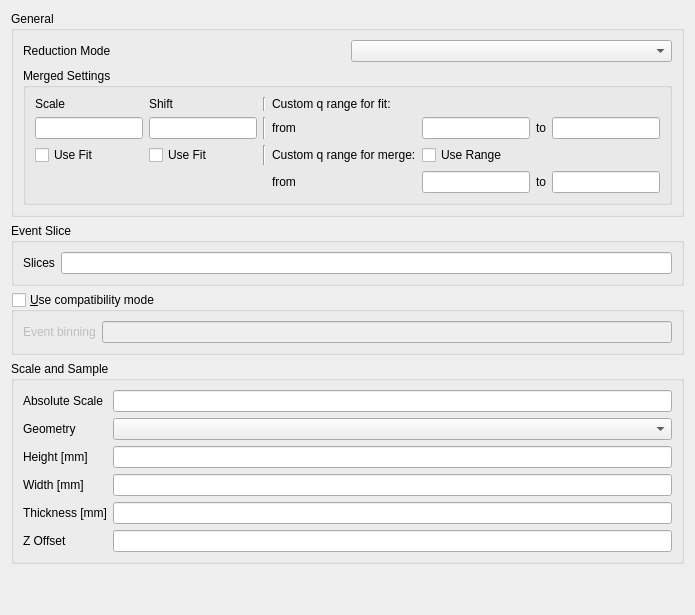
            <widget class="QWidget" name="general_tab">
             <attribute name="title">
              <string>General, Scale, Event Slice, Sample</string>
             </attribute>
             <layout class="QHBoxLayout" name="horizontalLayout_3">
              <item>
               <layout class="QHBoxLayout" name="general_tab_horizontal_layout">
                <item>
                 <layout class="QVBoxLayout" name="general_tab_left_layout">
                  <item>
                   <widget class="QGroupBox" name="general_group_box">
                    <property name="title">
                     <string>General</string>
                    </property>
                    <layout class="QVBoxLayout" name="verticalLayout_5">
                     <item>
                      <layout class="QVBoxLayout" name="general_vertical_layout">
                       <item>
                        <layout class="QGridLayout" name="general_grid">
                         <item row="0" column="0">
                          <widget class="QLabel" name="reduction_mode_label">
                           <property name="toolTip">
                            <string>&lt;html&gt;&lt;head/&gt;&lt;body&gt;&lt;p&gt;The reduction mode. This can be either of the banks of your instrument. In the case of two banks there is also the &lt;span style=&quot; font-style:italic;&quot;&gt;Merged&lt;/span&gt; and &lt;span style=&quot; font-style:italic;&quot;&gt;All&lt;/span&gt; mode. &lt;span style=&quot; font-style:italic;&quot;&gt;Merged&lt;/span&gt; mode stitches the reductions from two banks together. &lt;span style=&quot; font-style:italic;&quot;&gt;All&lt;/span&gt; mode reduces both banks.&lt;/p&gt;&lt;p&gt;Note that by default the entries are &lt;span style=&quot; font-style:italic;&quot;&gt;LAB&lt;/span&gt;, &lt;span style=&quot; font-style:italic;&quot;&gt;HAB&lt;/span&gt;, &lt;span style=&quot; font-style:italic;&quot;&gt;Merged&lt;/span&gt;, &lt;span style=&quot; font-style:italic;&quot;&gt;All&lt;/span&gt;. Once you have specifed data in the batch table, the entry names will be updated to reflect the naming of your instrument.&lt;/p&gt;&lt;/body&gt;&lt;/html&gt;</string>
                           </property>
                           <property name="text">
                            <string>Reduction Mode</string>
                           </property>
                          </widget>
                         </item>
                         <item row="0" column="1">
                          <widget class="QComboBox" name="reduction_mode_combo_box">
                           <property name="toolTip">
                            <string>&lt;html&gt;&lt;head/&gt;&lt;body&gt;&lt;p&gt;The reduction mode. This can be either of the banks of your instrument. In the case of two banks there is also the &lt;span style=&quot; font-style:italic;&quot;&gt;Merged&lt;/span&gt; and &lt;span style=&quot; font-style:italic;&quot;&gt;All&lt;/span&gt; mode. &lt;span style=&quot; font-style:italic;&quot;&gt;Merged&lt;/span&gt; mode stitches the reductions from two banks together. &lt;span style=&quot; font-style:italic;&quot;&gt;All&lt;/span&gt; mode reduces both banks.&lt;/p&gt;&lt;p&gt;Note that by default the entries are &lt;span style=&quot; font-style:italic;&quot;&gt;LAB&lt;/span&gt;, &lt;span style=&quot; font-style:italic;&quot;&gt;HAB&lt;/span&gt;, &lt;span style=&quot; font-style:italic;&quot;&gt;Merged&lt;/span&gt;, &lt;span style=&quot; font-style:italic;&quot;&gt;All&lt;/span&gt;. Once you have specifed data in the batch table, the entry names will be updated to reflect the naming of your instrument.&lt;/p&gt;&lt;/body&gt;&lt;/html&gt;</string>
                           </property>
                          </widget>
                         </item>
                        </layout>
                       </item>
                      </layout>
                     </item>
                     <item>
                      <widget class="QGroupBox" name="merged_settings">
                       <property name="toolTip">
                        <string>&lt;html&gt;&lt;head/&gt;&lt;body&gt;&lt;p&gt;Settings for a merged reduction.&lt;/p&gt;&lt;/body&gt;&lt;/html&gt;</string>
                       </property>
                       <property name="title">
                        <string>Merged Settings</string>
                       </property>
                       <layout class="QGridLayout" name="gridLayout_12">
                        <item row="1" column="0">
                         <widget class="QLineEdit" name="merged_scale_line_edit">
                          <property name="toolTip">
                           <string>&lt;html&gt;&lt;head/&gt;&lt;body&gt;&lt;p&gt;Scale which is used when merging two workspaces.&lt;/p&gt;&lt;/body&gt;&lt;/html&gt;</string>
                          </property>
                         </widget>
                        </item>
                        <item row="0" column="0">
                         <widget class="QLabel" name="merged_scale_label">
                          <property name="text">
                           <string>Scale</string>
                          </property>
                         </widget>
                        </item>
                        <item row="0" column="1">
                         <widget class="QLabel" name="merged_shift_label">
                          <property name="text">
                           <string>Shift</string>
                          </property>
                         </widget>
                        </item>
                        <item row="1" column="1">
                         <widget class="QLineEdit" name="merged_shift_line_edit">
                          <property name="toolTip">
                           <string>&lt;html&gt;&lt;head/&gt;&lt;body&gt;&lt;p&gt;Shift which is used when merging two workspaces.&lt;/p&gt;&lt;/body&gt;&lt;/html&gt;</string>
                          </property>
                         </widget>
                        </item>
                        <item row="1" column="4">
                         <widget class="QLineEdit" name="merged_q_range_start_line_edit">
                          <property name="toolTip">
                           <string>&lt;html&gt;&lt;head/&gt;&lt;body&gt;&lt;p&gt;Lower bound  of a custom q range. If none is specified, then the full range is used.&lt;/p&gt;&lt;/body&gt;&lt;/html&gt;</string>
                          </property>
                         </widget>
                        </item>
                        <item row="1" column="6">
                         <widget class="QLineEdit" name="merged_q_range_stop_line_edit">
                          <property name="toolTip">
                           <string>&lt;html&gt;&lt;head/&gt;&lt;body&gt;&lt;p&gt;Upper bound  of a custom q range. If none is specified, then the full range is used.&lt;/p&gt;&lt;/body&gt;&lt;/html&gt;</string>
                          </property>
                         </widget>
                        </item>
                        <item row="2" column="2">
                         <widget class="Line" name="line_5">
                          <property name="orientation">
                           <enum>Qt::Vertical</enum>
                          </property>
                         </widget>
                        </item>
                        <item row="0" column="2">
                         <widget class="Line" name="line_3">
                          <property name="orientation">
                           <enum>Qt::Vertical</enum>
                          </property>
                         </widget>
                        </item>
                        <item row="1" column="2">
                         <widget class="Line" name="line_4">
                          <property name="orientation">
                           <enum>Qt::Vertical</enum>
                          </property>
                         </widget>
                        </item>
                        <item row="2" column="0">
                         <widget class="QCheckBox" name="merged_scale_use_fit_check_box">
                          <property name="toolTip">
                           <string>&lt;html&gt;&lt;head/&gt;&lt;body&gt;&lt;p&gt;If checked hten the scale will be fit during the merge operation.&lt;/p&gt;&lt;/body&gt;&lt;/html&gt;</string>
                          </property>
                          <property name="text">
                           <string>Use Fit</string>
                          </property>
                         </widget>
                        </item>
                        <item row="2" column="1">
                         <widget class="QCheckBox" name="merged_shift_use_fit_check_box">
                          <property name="toolTip">
                           <string>&lt;html&gt;&lt;head/&gt;&lt;body&gt;&lt;p&gt;If checked hten the shift will be fit during the merge operation.&lt;/p&gt;&lt;/body&gt;&lt;/html&gt;</string>
                          </property>
                          <property name="text">
                           <string>Use Fit</string>
                          </property>
                         </widget>
                        </item>
                        <item row="1" column="3">
                         <widget class="QLabel" name="label_3">
                          <property name="text">
                           <string>from</string>
                          </property>
                         </widget>
                        </item>
                        <item row="1" column="5">
                         <widget class="QLabel" name="label_4">
                          <property name="text">
                           <string>to</string>
                          </property>
                         </widget>
                        </item>
                        <item row="0" column="3" colspan="2">
                         <widget class="QLabel" name="label">
                          <property name="text">
                           <string>Custom q range for fit:</string>
                          </property>
                         </widget>
                        </item>
                        <item row="2" column="3">
                         <widget class="QLabel" name="label_2">
                          <property name="text">
                           <string>Custom q range for merge:</string>
                          </property>
                         </widget>
                        </item>
                        <item row="3" column="6">
                         <widget class="QLineEdit" name="merged_max_line_edit"/>
                        </item>
                        <item row="3" column="5">
                         <widget class="QLabel" name="label_5">
                          <property name="text">
                           <string>to</string>
                          </property>
                         </widget>
                        </item>
                        <item row="3" column="4">
                         <widget class="QLineEdit" name="merged_min_line_edit"/>
                        </item>
                        <item row="3" column="3">
                         <widget class="QLabel" name="label_6">
                          <property name="text">
                           <string>from</string>
                          </property>
                         </widget>
                        </item>
                        <item row="2" column="4">
                         <widget class="QCheckBox" name="merge_mask_check_box">
                          <property name="text">
                           <string>Use Range</string>
                          </property>
                         </widget>
                        </item>
                       </layout>
                      </widget>
                     </item>
                    </layout>
                   </widget>
                  </item>
                  <item>
                   <widget class="QGroupBox" name="slice_event_group_box">
                    <property name="toolTip">
                     <string>&lt;html&gt;&lt;head/&gt;&lt;body&gt;&lt;p&gt;In the case of data which was measured in event-mode, it is possible to perform time-of-flight slices of the data and reduce these separately.&lt;/p&gt;&lt;p&gt;Input can be:&lt;/p&gt;&lt;p&gt;-&lt;span style=&quot; font-style:italic;&quot;&gt; start:step:stop&lt;/span&gt; specifies time slices from the &lt;span style=&quot; font-style:italic;&quot;&gt;start&lt;/span&gt; value to the &lt;span style=&quot; font-style:italic;&quot;&gt;stop &lt;/span&gt;value in steps of &lt;span style=&quot; font-style:italic;&quot;&gt;step&lt;/span&gt;&lt;/p&gt;&lt;p&gt;- &lt;span style=&quot; font-style:italic;&quot;&gt;start-stop &lt;/span&gt;which specifies a time slice from the &lt;span style=&quot; font-style:italic;&quot;&gt;start&lt;/span&gt; value to the &lt;span style=&quot; font-style:italic;&quot;&gt;stop&lt;/span&gt; value&lt;/p&gt;&lt;p&gt;- &lt;span style=&quot; font-style:italic;&quot;&gt;&amp;gt;start&lt;/span&gt; specifies a slice from the &lt;span style=&quot; font-style:italic;&quot;&gt;start &lt;/span&gt;value to the end of the data set&lt;/p&gt;&lt;p&gt;- &lt;span style=&quot; font-style:italic;&quot;&gt;&amp;lt;stop&lt;/span&gt; specifes a slcie from teh start of the data set to the &lt;span style=&quot; font-style:italic;&quot;&gt;stop &lt;/span&gt;value&lt;/p&gt;&lt;p&gt;In addition it is possible to concatenate these specifications useing comma-separation. An example is:&lt;/p&gt;&lt;p&gt;&lt;span style=&quot; font-style:italic;&quot;&gt;5-10,12:2:16,20-30&lt;/span&gt;&lt;/p&gt;&lt;/body&gt;&lt;/html&gt;</string>
                    </property>
                    <property name="title">
                     <string>Event Slice</string>
                    </property>
                    <layout class="QGridLayout" name="gridLayout_2">
                     <item row="0" column="0">
                      <layout class="QGridLayout" name="slice_event_grid_layout">
                       <item row="0" column="0">
                        <widget class="QLabel" name="slice_event_label">
                         <property name="text">
                          <string>Slices</string>
                         </property>
                        </widget>
                       </item>
                       <item row="0" column="1">
                        <widget class="QLineEdit" name="slice_event_line_edit"/>
                       </item>
                      </layout>
                     </item>
                    </layout>
                   </widget>
                  </item>
                  <item>
                   <widget class="QGroupBox" name="event_binning_group_box">
                    <property name="toolTip">
                     <string>&lt;html&gt;&lt;head/&gt;&lt;body&gt;&lt;p&gt;When checked, the data reduction will run in the compatibility mode. This means that the reduction workflow is equivalent to the previous legacy reduction workflow. Most of the time you don't want to have this checked as the unchecked state will provide more precise results.&lt;/p&gt;&lt;/body&gt;&lt;/html&gt;</string>
                    </property>
                    <property name="title">
                     <string>&amp;Use compatibility mode</string>
                    </property>
                    <property name="checkable">
                     <bool>true</bool>
                    </property>
                    <property name="checked">
                     <bool>false</bool>
                    </property>
                    <layout class="QGridLayout" name="gridLayout_16">
                     <item row="0" column="0">
                      <widget class="QLabel" name="event_binning_label">
                       <property name="toolTip">
                        <string>&lt;html&gt;&lt;head/&gt;&lt;body&gt;&lt;p&gt;Rebin string for the initial time-of-flight workspace. This is only needed when using the compaptibility mode (ie when following the old reduction model). Note that this will only have an effect on event workspaces.&lt;/p&gt;&lt;/body&gt;&lt;/html&gt;</string>
                       </property>
                       <property name="text">
                        <string>Event binning</string>
                       </property>
                      </widget>
                     </item>
                     <item row="0" column="1">
                      <widget class="QLineEdit" name="event_binning_line_edit">
                       <property name="toolTip">
                        <string>&lt;html&gt;&lt;head/&gt;&lt;body&gt;&lt;p&gt;Rebin string for the initial time-of-flight workspace. This is only needed when using the compaptibility mode (ie when following the old reduction model). Note that this will only have an effect on event workspaces.&lt;/p&gt;&lt;/body&gt;&lt;/html&gt;</string>
                       </property>
                      </widget>
                     </item>
                    </layout>
                   </widget>
                  </item>
                  <item>
                   <layout class="QGridLayout" name="scale_group_box">
                    <item row="0" column="0">
                     <widget class="QGroupBox" name="scale_layout">
                      <property name="toolTip">
                       <string>&lt;html&gt;&lt;head/&gt;&lt;body&gt;&lt;p&gt;Settings for the absolute scale and the sample geometry and position.&lt;/p&gt;&lt;/body&gt;&lt;/html&gt;</string>
                      </property>
                      <property name="title">
                       <string>Scale and Sample</string>
                      </property>
                      <layout class="QGridLayout" name="gridLayout_5">
                       <item row="0" column="0">
                        <layout class="QGridLayout" name="gridLayout_4">
                         <item row="3" column="0">
                          <widget class="QLabel" name="width_label">
                           <property name="toolTip">
                            <string>&lt;html&gt;&lt;head/&gt;&lt;body&gt;&lt;p&gt;The width of the sample. If this input is left empty, then the value stored in the metadata of the file is used.&lt;/p&gt;&lt;/body&gt;&lt;/html&gt;</string>
                           </property>
                           <property name="text">
                            <string>Width [mm]</string>
                           </property>
                          </widget>
                         </item>
                         <item row="2" column="0">
                          <widget class="QLabel" name="height_label">
                           <property name="toolTip">
                            <string>&lt;html&gt;&lt;head/&gt;&lt;body&gt;&lt;p&gt;The height of the sample. If this input is left empty, then the value stored in the metadata of the file is used.&lt;/p&gt;&lt;/body&gt;&lt;/html&gt;</string>
                           </property>
                           <property name="text">
                            <string>Height [mm]</string>
                           </property>
                          </widget>
                         </item>
                         <item row="4" column="0">
                          <widget class="QLabel" name="thickness_label">
                           <property name="toolTip">
                            <string>&lt;html&gt;&lt;head/&gt;&lt;body&gt;&lt;p&gt;The thickness of the sample. If this input is left empty, then the value stored in the metadata of the file is used.&lt;/p&gt;&lt;/body&gt;&lt;/html&gt;</string>
                           </property>
                           <property name="text">
                            <string>Thickness [mm]</string>
                           </property>
                          </widget>
                         </item>
                         <item row="1" column="0">
                          <widget class="QLabel" name="geometry_label">
                           <property name="toolTip">
                            <string>&lt;html&gt;&lt;head/&gt;&lt;body&gt;&lt;p&gt;The geometry of the sample. If this is left at &lt;span style=&quot; font-style:italic;&quot;&gt;Read from file &lt;/span&gt;then the value stored in the metadata of the file is used.&lt;/p&gt;&lt;/body&gt;&lt;/html&gt;</string>
                           </property>
                           <property name="text">
                            <string>Geometry</string>
                           </property>
                          </widget>
                         </item>
                         <item row="0" column="0">
                          <widget class="QLabel" name="absolute_scale_label">
                           <property name="toolTip">
                            <string>&lt;html&gt;&lt;head/&gt;&lt;body&gt;&lt;p&gt;The absolute (and unitless) scale factor for the data reduction.&lt;/p&gt;&lt;/body&gt;&lt;/html&gt;</string>
                           </property>
                           <property name="text">
                            <string>Absolute Scale</string>
                           </property>
                          </widget>
                         </item>
                         <item row="5" column="0">
                          <widget class="QLabel" name="z_offset_label">
                           <property name="toolTip">
                            <string>&lt;html&gt;&lt;head/&gt;&lt;body&gt;&lt;p&gt;The z offset of the sample position.&lt;/p&gt;&lt;/body&gt;&lt;/html&gt;</string>
                           </property>
                           <property name="text">
                            <string>Z Offset</string>
                           </property>
                          </widget>
                         </item>
                         <item row="0" column="1">
                          <widget class="QLineEdit" name="absolute_scale_line_edit">
                           <property name="toolTip">
                            <string>&lt;html&gt;&lt;head/&gt;&lt;body&gt;&lt;p&gt;The absolute (and unitless) scale factor for the data reduction.&lt;/p&gt;&lt;/body&gt;&lt;/html&gt;</string>
                           </property>
                          </widget>
                         </item>
                         <item row="2" column="1">
                          <widget class="QLineEdit" name="height_line_edit">
                           <property name="toolTip">
                            <string>&lt;html&gt;&lt;head/&gt;&lt;body&gt;&lt;p&gt;The height of the sample. If this input is left empty, then the value stored in the metadata of the file is used.&lt;/p&gt;&lt;/body&gt;&lt;/html&gt;</string>
                           </property>
                          </widget>
                         </item>
                         <item row="3" column="1">
                          <widget class="QLineEdit" name="width_line_edit">
                           <property name="toolTip">
                            <string>&lt;html&gt;&lt;head/&gt;&lt;body&gt;&lt;p&gt;The width of the sample. If this input is left empty, then the value stored in the metadata of the file is used.&lt;/p&gt;&lt;/body&gt;&lt;/html&gt;</string>
                           </property>
                          </widget>
                         </item>
                         <item row="4" column="1">
                          <widget class="QLineEdit" name="thickness_line_edit">
                           <property name="toolTip">
                            <string>&lt;html&gt;&lt;head/&gt;&lt;body&gt;&lt;p&gt;The thickness of the sample. If this input is left empty, then the value stored in the metadata of the file is used.&lt;/p&gt;&lt;/body&gt;&lt;/html&gt;</string>
                           </property>
                          </widget>
                         </item>
                         <item row="1" column="1">
                          <widget class="QComboBox" name="geometry_combo_box">
                           <property name="toolTip">
                            <string>&lt;html&gt;&lt;head/&gt;&lt;body&gt;&lt;p&gt;The geometry of the sample. If this is left at &lt;span style=&quot; font-style:italic;&quot;&gt;Read from file &lt;/span&gt;then the value stored in the metadata of the file is used.&lt;/p&gt;&lt;/body&gt;&lt;/html&gt;</string>
                           </property>
                          </widget>
                         </item>
                         <item row="5" column="1">
                          <widget class="QLineEdit" name="z_offset_line_edit">
                           <property name="toolTip">
                            <string>&lt;html&gt;&lt;head/&gt;&lt;body&gt;&lt;p&gt;The z offset of the sample position.&lt;/p&gt;&lt;/body&gt;&lt;/html&gt;</string>
                           </property>
                          </widget>
                         </item>
                        </layout>
                       </item>
                      </layout>
                     </widget>
                    </item>
                   </layout>
                  </item>
                  <item>
                   <spacer name="verticalSpacer_3">
                    <property name="orientation">
                     <enum>Qt::Vertical</enum>
                    </property>
                    <property name="sizeHint" stdset="0">
                     <size>
                      <width>20</width>
                      <height>40</height>
                     </size>
                    </property>
                   </spacer>
                  </item>
                 </layout>
                </item>
                <item>
                 <layout class="QVBoxLayout" name="general_tab_right_layout"/>
                </item>
               </layout>
              </item>
             </layout>
            </widget>
